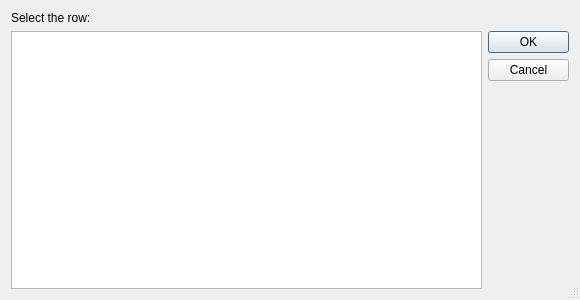
<?xml version="1.0" encoding="UTF-8"?>
<ui version="4.0">
 <class>row_selector</class>
 <widget class="QDialog" name="row_selector">
  <property name="geometry">
   <rect>
    <x>0</x>
    <y>0</y>
    <width>580</width>
    <height>300</height>
   </rect>
  </property>
  <property name="sizePolicy">
   <sizepolicy hsizetype="Fixed" vsizetype="Fixed">
    <horstretch>0</horstretch>
    <verstretch>0</verstretch>
   </sizepolicy>
  </property>
  <property name="minimumSize">
   <size>
    <width>580</width>
    <height>300</height>
   </size>
  </property>
  <property name="maximumSize">
   <size>
    <width>580</width>
    <height>300</height>
   </size>
  </property>
  <property name="baseSize">
   <size>
    <width>580</width>
    <height>300</height>
   </size>
  </property>
  <property name="windowTitle">
   <string>Select row...</string>
  </property>
  <property name="sizeGripEnabled">
   <bool>true</bool>
  </property>
  <property name="modal">
   <bool>true</bool>
  </property>
  <layout class="QGridLayout" name="gridLayout_2">
   <item row="0" column="0">
    <layout class="QGridLayout" name="gridLayout">
     <property name="sizeConstraint">
      <enum>QLayout::SetMinAndMaxSize</enum>
     </property>
     <item row="0" column="0">
      <widget class="QLabel" name="label">
       <property name="text">
        <string>Select the row:</string>
       </property>
      </widget>
     </item>
     <item row="1" column="1">
      <widget class="QDialogButtonBox" name="buttonBox">
       <property name="sizePolicy">
        <sizepolicy hsizetype="Minimum" vsizetype="Expanding">
         <horstretch>0</horstretch>
         <verstretch>0</verstretch>
        </sizepolicy>
       </property>
       <property name="minimumSize">
        <size>
         <width>81</width>
         <height>0</height>
        </size>
       </property>
       <property name="orientation">
        <enum>Qt::Vertical</enum>
       </property>
       <property name="standardButtons">
        <set>QDialogButtonBox::Cancel|QDialogButtonBox::Ok</set>
       </property>
      </widget>
     </item>
     <item row="1" column="0">
      <widget class="QTableView" name="tableView">
       <property name="dragDropOverwriteMode">
        <bool>false</bool>
       </property>
       <property name="alternatingRowColors">
        <bool>true</bool>
       </property>
       <property name="selectionMode">
        <enum>QAbstractItemView::MultiSelection</enum>
       </property>
       <property name="selectionBehavior">
        <enum>QAbstractItemView::SelectRows</enum>
       </property>
       <property name="verticalScrollMode">
        <enum>QAbstractItemView::ScrollPerItem</enum>
       </property>
       <property name="horizontalScrollMode">
        <enum>QAbstractItemView::ScrollPerItem</enum>
       </property>
       <property name="sortingEnabled">
        <bool>true</bool>
       </property>
       <property name="wordWrap">
        <bool>false</bool>
       </property>
       <property name="cornerButtonEnabled">
        <bool>false</bool>
       </property>
       <attribute name="horizontalHeaderVisible">
        <bool>true</bool>
       </attribute>
       <attribute name="horizontalHeaderCascadingSectionResizes">
        <bool>true</bool>
       </attribute>
       <attribute name="horizontalHeaderHighlightSections">
        <bool>true</bool>
       </attribute>
       <attribute name="horizontalHeaderMinimumSectionSize">
        <number>17</number>
       </attribute>
       <attribute name="horizontalHeaderStretchLastSection">
        <bool>true</bool>
       </attribute>
       <attribute name="verticalHeaderVisible">
        <bool>true</bool>
       </attribute>
       <attribute name="verticalHeaderCascadingSectionResizes">
        <bool>true</bool>
       </attribute>
       <attribute name="verticalHeaderHighlightSections">
        <bool>true</bool>
       </attribute>
       <attribute name="verticalHeaderShowSortIndicator" stdset="0">
        <bool>true</bool>
       </attribute>
       <attribute name="verticalHeaderStretchLastSection">
        <bool>true</bool>
       </attribute>
      </widget>
     </item>
    </layout>
   </item>
  </layout>
 </widget>
 <resources/>
 <connections>
  <connection>
   <sender>buttonBox</sender>
   <signal>accepted()</signal>
   <receiver>row_selector</receiver>
   <slot>accept()</slot>
   <hints>
    <hint type="sourcelabel">
     <x>248</x>
     <y>254</y>
    </hint>
    <hint type="destinationlabel">
     <x>157</x>
     <y>274</y>
    </hint>
   </hints>
  </connection>
  <connection>
   <sender>buttonBox</sender>
   <signal>rejected()</signal>
   <receiver>row_selector</receiver>
   <slot>reject()</slot>
   <hints>
    <hint type="sourcelabel">
     <x>316</x>
     <y>260</y>
    </hint>
    <hint type="destinationlabel">
     <x>286</x>
     <y>274</y>
    </hint>
   </hints>
  </connection>
 </connections>
</ui>
